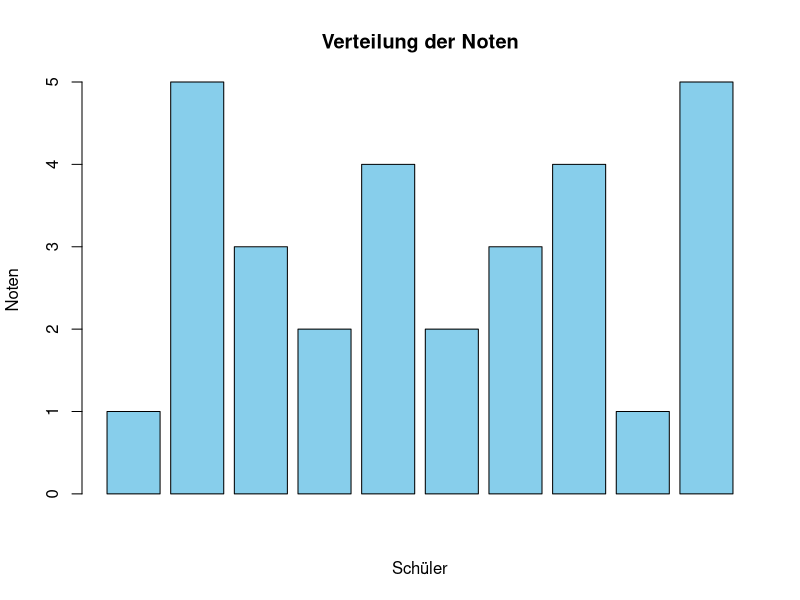

Reproduce this figure in R.
## ---- chunk 1
# Beispielcode:
noten = c(1, 5, 3, 2, 4, 2, 3, 4, 1, 5)
durchschnitt = mean(noten)
print(durchschnitt)
## ---- chunk 2
# Beispielcode:
namen = c("Anna", "Ben", "Clara", "David", "Eva")
print(namen)
## ---- chunk 3
# Beispielcode:
anwesenheit = c(TRUE, FALSE, TRUE, TRUE, FALSE)
print(anwesenheit)
## ---- chunk 4
# Beispielcode:
klassenliste = cbind(namen, noten, anwesenheit)
print(klassenliste)
## ---- chunk 5
# Beispielcode:
barplot(noten, main="Verteilung der Noten", xlab="Schüler", ylab="Noten", col="skyblue")
